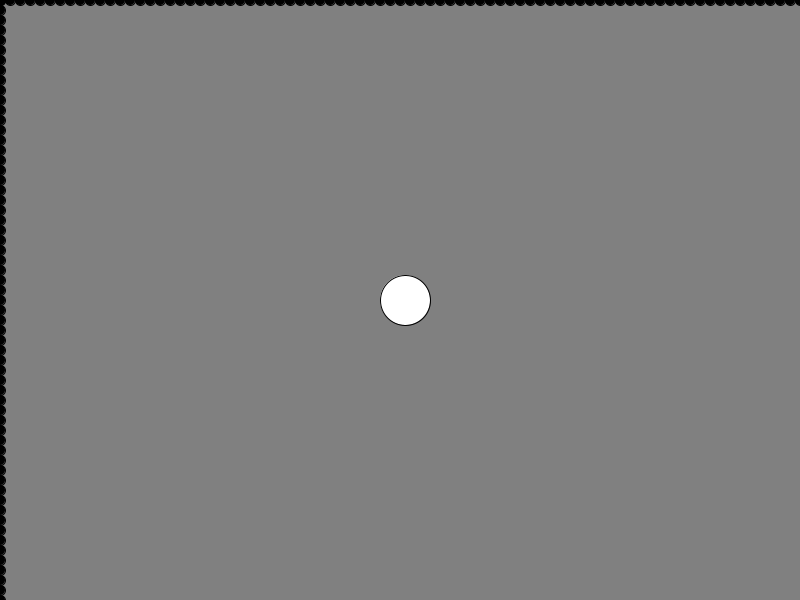
Frame 1 (no input)
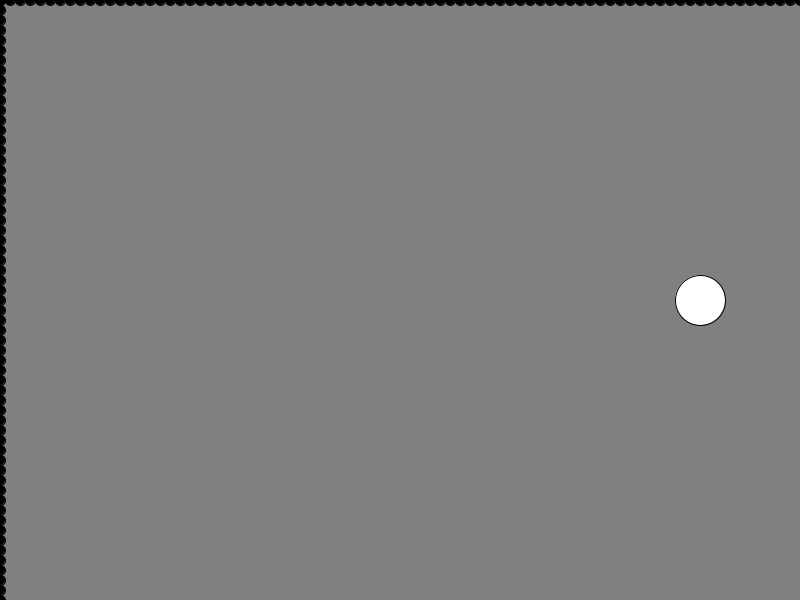
Frame 60 (the mouse pressed at the canvas centre just before this capture)
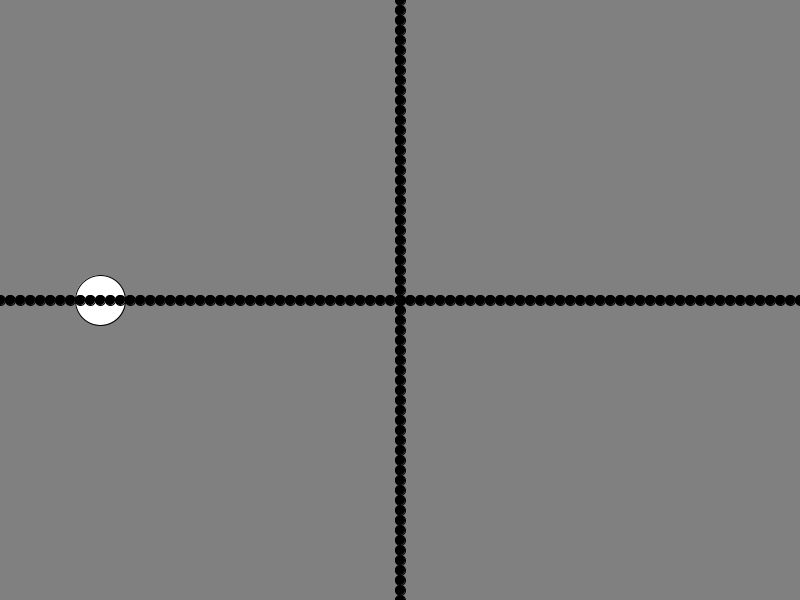
Frame 120 (the mouse held since frame 60 and released just before this capture)

The Processing sketch that drew these frames (run headless with seeded random() and noise(); from frame 60 on, the mouse is pressed at the canvas centre):

// Processing sketch: TargetStop
// ── TargetStop.pde
// TargetStop

int circleX;
float d;

void setup()
{
  size(800, 600);
  circleX = width/2;
}

void draw()
{
  background(128);
  circle();
  crossHair();
  println(d);
}

void crossHair()
{
  for (int x = mouseX; x < width + 50; x += 10)
  {

    fill(0);
    ellipse(x, mouseY, 10, 10);
  }

  for (int x2 = mouseX; x2 > 0 - 50; x2 -= 10)
  {

    fill(0);
    ellipse(x2, mouseY, 10, 10);
  }

  for (int y = mouseY; y < height + 50; y += 10) 
  {
    fill(0);
    ellipse(mouseX, y, 10, 10);
  }

  for (int y = mouseY; y > 0 - 50; y -= 10)
  {

    fill(0);
    ellipse(mouseX, y, 10, 10);
  }
}

void circle()
{
  d = dist(circleX, height/2, mouseX, mouseY);
  if (d <= 25)
  {
    fill(0, 255, 0);
    circleX = circleX + 0;
  } else
  {
    fill(255);
    circleX = circleX + 5;
  }

  ellipse(circleX, height/2, 50, 50);

  if (circleX >= width + 50)
  {
    circleX = -50;
  }
}
